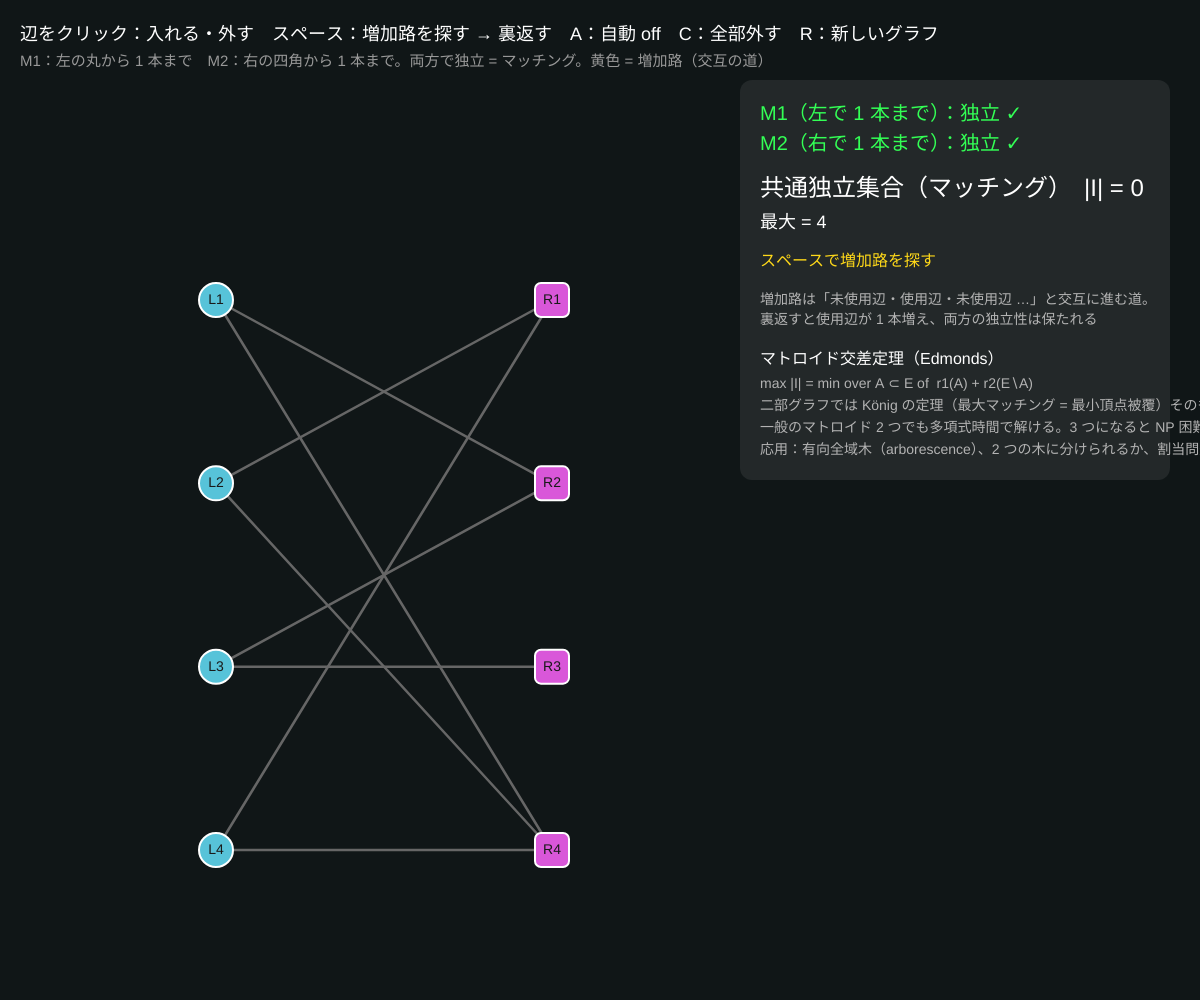
Frame 1 (no input)
Frame 60 (no input): identical to frame 1, image omitted
Frame 120 (the mouse pressed at the canvas centre since frame 60): identical to frame 1, image omitted

The p5.js sketch that drew this single still picture (run headless with seeded random() and noise() and a simulated clock; from frame 60 on, the mouse is pressed at the canvas centre):

// p5.js sketch
// ── sketch.js
// ============================================
// 12 マトロイド交差：二部グラフのマッチング
// 二部グラフの辺集合に 2 つの分割マトロイドをのせる：M1 = 「左の各頂点から 1 本まで」、M2 = 「右の各頂点から 1 本まで」
//   両方で独立な集合（共通独立集合）= マッチング。最大のものを探すのが「マトロイド交差問題」
//   増加路：使っていない左頂点から、未使用辺 → 使用辺 → 未使用辺 … と交互にたどって未使用の右頂点に着く道。裏返すと 1 本増える
// 辺をクリック = 入れる・外す（両方のマトロイドで検査） / スペース = 増加路を探す → もう一度で裏返す / A = 自動 / C = 全部外す / R = 新しいグラフ
// ============================================

let nL = 4, nR = 4;                  // ★ 左右の頂点数
let edges = [];                      // {a: 左, b: 右, on}
let path = null;                     // 見つけた増加路（辺番号の列）
let auto = false, timer = 0;
let maxSize = 0;                     // 全列挙で求めた最大マッチング

function setup() {
  createCanvas(windowWidth, windowHeight);
  colorMode(HSB, 360, 100, 100, 100);
  textFont('sans-serif');
  randomGraph();
}
function posL(i) { return { x: width * 0.18, y: map(i, 0, nL - 1, height * 0.3, height * 0.85) }; }
function posR(j) { return { x: width * 0.46, y: map(j, 0, nR - 1, height * 0.3, height * 0.85) }; }

function randomGraph() {
  edges = []; path = null; auto = false;
  for (let i = 0; i < nL; i++) {
    let js = shuffle([...Array(nR).keys()]).slice(0, 2);
    for (let j of js) edges.push({ a: i, b: j, on: false });
  }
  for (let j = 0; j < nR; j++) if (!edges.some((e) => e.b === j)) edges.push({ a: floor(random(nL)), b: j, on: false });
  edges.sort((p, q) => p.a - q.a || p.b - q.b);
  // 全列挙で最大
  maxSize = 0;
  for (let m = 0; m < (1 << edges.length); m++) {
    let sub = []; for (let i = 0; i < edges.length; i++) if (m & (1 << i)) sub.push(i);
    if (sub.length > maxSize && indep1(sub) && indep2(sub)) maxSize = sub.length;
  }
}

// ★ 2 つのマトロイド（どちらも分割マトロイド）
function indep1(sub) { let used = new Set(); for (let i of sub) { if (used.has(edges[i].a)) return false; used.add(edges[i].a); } return true; }
function indep2(sub) { let used = new Set(); for (let i of sub) { if (used.has(edges[i].b)) return false; used.add(edges[i].b); } return true; }
function bad1(sub) { let cnt = {}; for (let i of sub) cnt[edges[i].a] = (cnt[edges[i].a] || 0) + 1; return Object.keys(cnt).filter((k) => cnt[k] > 1).map(Number); }
function bad2(sub) { let cnt = {}; for (let i of sub) cnt[edges[i].b] = (cnt[edges[i].b] || 0) + 1; return Object.keys(cnt).filter((k) => cnt[k] > 1).map(Number); }

// ★ 増加路を BFS で探す（マッチングのときだけ）
function findPath() {
  let on = edges.map((e, i) => i).filter((i) => edges[i].on);
  if (!indep1(on) || !indep2(on)) return null;
  let matchL = {}, matchR = {};
  for (let i of on) { matchL[edges[i].a] = i; matchR[edges[i].b] = i; }
  for (let s = 0; s < nL; s++) {
    if (matchL[s] !== undefined) continue;
    let prev = {}, queue = [s], seenR = {};
    prev[s] = null;
    while (queue.length) {
      let u = queue.shift();
      for (let i = 0; i < edges.length; i++) {
        let e = edges[i];
        if (e.a !== u || e.on || seenR[e.b]) continue;
        seenR[e.b] = i;
        if (matchR[e.b] === undefined) {           // 未使用の右頂点に着いた：道を復元
          let out = [i], v = u;
          while (prev[v] !== null) {                 // 使用辺 → それに着いた未使用辺 → … と戻る
            let m2 = prev[v], i2 = seenR[edges[m2].b];
            out.push(m2, i2); v = edges[i2].a;
          }
          return out.reverse();
        }
        let m = matchR[e.b], nxt = edges[m].a;
        if (prev[nxt] === undefined) { prev[nxt] = m; queue.push(nxt); }
      }
    }
  }
  return null;
}
function applyPath() { if (!path) return; for (let i of path) edges[i].on = !edges[i].on; path = null; }
function stepAlgo() { if (path) applyPath(); else path = findPath(); }

function draw() {
  background(190, 30, 9);
  if (auto && ++timer % 30 === 0) { if (!path && !findPath()) auto = false; else stepAlgo(); }
  let on = edges.map((e, i) => i).filter((i) => edges[i].on);
  let b1 = bad1(on), b2 = bad2(on);
  let ok1 = b1.length === 0, ok2 = b2.length === 0;

  for (let i = 0; i < edges.length; i++) {
    let e = edges[i], p = posL(e.a), q = posR(e.b);
    let inPath = path && path.includes(i);
    let bad = (b1.includes(e.a) || b2.includes(e.b)) && e.on;
    if (inPath) { stroke(50, 90, 100); strokeWeight(e.on ? 10 : 6); }
    else if (e.on) { stroke(bad ? 5 : 130, 85, 100); strokeWeight(8); }
    else { stroke(0, 0, 40); strokeWeight(2.5); }
    line(p.x, p.y, q.x, q.y);
  }
  for (let i = 0; i < nL; i++) { let p = posL(i); stroke(0, 0, 100); strokeWeight(2); fill(b1.includes(i) ? 5 : on.some((k) => edges[k].a === i) ? 130 : 190, 60, 85); circle(p.x, p.y, 34); noStroke(); fill(0, 0, 10); textSize(14); textAlign(CENTER, CENTER); text('L' + (i + 1), p.x, p.y); }
  for (let j = 0; j < nR; j++) { let q = posR(j); stroke(0, 0, 100); strokeWeight(2); fill(b2.includes(j) ? 5 : on.some((k) => edges[k].b === j) ? 130 : 300, 60, 85); rect(q.x - 17, q.y - 17, 34, 34, 6); noStroke(); fill(0, 0, 10); textSize(14); textAlign(CENTER, CENTER); text('R' + (j + 1), q.x, q.y); }

  textAlign(LEFT, BASELINE);
  fill(0, 0, 100); textSize(18);
  text('辺をクリック：入れる・外す　スペース：増加路を探す → 裏返す　A：自動 ' + (auto ? 'ON' : 'off') + '　C：全部外す　R：新しいグラフ', 20, 40);
  fill(0, 0, 60); textSize(15);
  text('M1：左の丸から 1 本まで　M2：右の四角から 1 本まで。両方で独立 = マッチング。黄色 = 増加路（交互の道）', 20, 66);

  let px = width - 440, py = 120;
  noStroke(); fill(0, 0, 100, 8); rect(px - 20, py - 40, 430, 400, 12);
  fill(ok1 ? 130 : 5, 80, 100); textSize(20);
  text('M1（左で 1 本まで）：' + (ok1 ? '独立 ✓' : '従属 ✗　L' + b1.map((v) => v + 1).join(', L') + ' に 2 本以上'), px, py);
  fill(ok2 ? 130 : 5, 80, 100);
  text('M2（右で 1 本まで）：' + (ok2 ? '独立 ✓' : '従属 ✗　R' + b2.map((v) => v + 1).join(', R') + ' に 2 本以上'), px, py + 30);
  fill(0, 0, 100); textSize(24);
  text((ok1 && ok2 ? '共通独立集合（マッチング）' : '共通独立ではない') + '　|I| = ' + on.length, px, py + 76);
  fill(on.length === maxSize && ok1 && ok2 ? 130 : 0, on.length === maxSize && ok1 && ok2 ? 80 : 0, 100); textSize(18);
  text('最大 = ' + maxSize + (on.length === maxSize && ok1 && ok2 ? '　→ 最大共通独立集合 ✓' : ''), px, py + 108);
  fill(50, 90, 100); textSize(16);
  if (path) text('増加路：' + path.map((i) => 'L' + (edges[i].a + 1) + '–R' + (edges[i].b + 1)).join(' → ') + '　（もう一度スペースで裏返す）', px, py + 146);
  else if (ok1 && ok2 && on.length < maxSize) text('スペースで増加路を探す', px, py + 146);
  else if (ok1 && ok2) text('増加路なし → これが最大（増加路定理）', px, py + 146);
  fill(0, 0, 70); textSize(14);
  text('増加路は「未使用辺・使用辺・未使用辺 …」と交互に進む道。', px, py + 184);
  text('裏返すと使用辺が 1 本増え、両方の独立性は保たれる', px, py + 204);
  fill(0, 0, 100); textSize(16); text('マトロイド交差定理（Edmonds）', px, py + 244);
  fill(0, 0, 70); textSize(14);
  text('max |I| = min over A ⊂ E of  r1(A) + r2(E∖A)', px, py + 268);
  text('二部グラフでは König の定理（最大マッチング = 最小頂点被覆）そのもの', px, py + 290);
  text('一般のマトロイド 2 つでも多項式時間で解ける。3 つになると NP 困難', px, py + 312);
  text('応用：有向全域木（arborescence）、2 つの木に分けられるか、割当問題', px, py + 334);
}

function nearestEdge(mx, my) {
  let best = -1, bd = 12;
  for (let i = 0; i < edges.length; i++) {
    let p = posL(edges[i].a), q = posR(edges[i].b);
    let dx = q.x - p.x, dy = q.y - p.y, l2 = dx * dx + dy * dy;
    let t = l2 ? constrain(((mx - p.x) * dx + (my - p.y) * dy) / l2, 0.05, 0.95) : 0;
    let d = dist(mx, my, p.x + t * dx, p.y + t * dy);
    if (d < bd) { bd = d; best = i; }
  }
  return best;
}
function mousePressed() { let i = nearestEdge(mouseX, mouseY); if (i >= 0) { edges[i].on = !edges[i].on; path = null; } }
function keyPressed() {
  if (key === ' ') stepAlgo();
  if (key === 'a' || key === 'A') auto = !auto;
  if (key === 'c' || key === 'C') { for (let e of edges) e.on = false; path = null; }
  if (key === 'r' || key === 'R') randomGraph();
}

// ---------- やってみよう ----------
// 1. 手で「これ以上足せない」マッチングを作ってから、スペースで増加路を探す。極大でも最大とは限らない
// 2. 増加路の長さ（辺の数）はいつも奇数。1 本の道（長さ 1）はただの「空いている辺」
// 3. 左右の頂点数を 5 にする（nL, nR）。全列挙の最大（2^辺数）が重くなるのはどのへん？
// 4. 1 つのマトロイドだけなら貪欲法で最大（06）。2 つの共通部分になると貪欲は失敗する例を作ってみよう（07 のマッチングと同じ）
